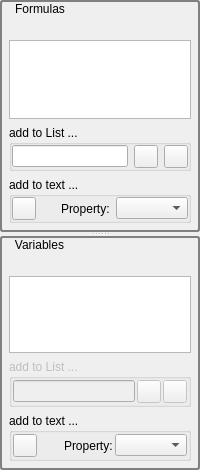
<?xml version="1.0" encoding="UTF-8"?>
<ui version="4.0">
 <class>MathForm</class>
 <widget class="QWidget" name="MathForm">
  <property name="geometry">
   <rect>
    <x>0</x>
    <y>0</y>
    <width>200</width>
    <height>470</height>
   </rect>
  </property>
  <property name="windowTitle">
   <string>MathForm</string>
  </property>
  <layout class="QGridLayout" name="gridLayout_3">
   <property name="leftMargin">
    <number>0</number>
   </property>
   <property name="topMargin">
    <number>0</number>
   </property>
   <property name="rightMargin">
    <number>0</number>
   </property>
   <property name="bottomMargin">
    <number>0</number>
   </property>
   <property name="spacing">
    <number>0</number>
   </property>
   <item row="0" column="0">
    <widget class="QSplitter" name="splitter">
     <property name="orientation">
      <enum>Qt::Vertical</enum>
     </property>
     <widget class="QGroupBox" name="groupBox_Formulas">
      <property name="sizePolicy">
       <sizepolicy hsizetype="Preferred" vsizetype="Ignored">
        <horstretch>0</horstretch>
        <verstretch>0</verstretch>
       </sizepolicy>
      </property>
      <property name="styleSheet">
       <string notr="true">QGroupBox#groupBox_Formulas
{ 
     border: 2px solid gray; 
     border-radius: 3px; 
 } 
QGroupBox#groupBox_Formulas::title { 
    background-color: transparent;
     subcontrol-position: top left; /* position at the top left*/ 
     padding:2 13px;
 } </string>
      </property>
      <property name="title">
       <string>Formulas</string>
      </property>
      <layout class="QVBoxLayout" name="verticalLayout_6">
       <property name="spacing">
        <number>6</number>
       </property>
       <property name="leftMargin">
        <number>6</number>
       </property>
       <property name="topMargin">
        <number>20</number>
       </property>
       <property name="rightMargin">
        <number>6</number>
       </property>
       <property name="bottomMargin">
        <number>6</number>
       </property>
       <item>
        <widget class="QTableWidget" name="formulaTableWidget">
         <property name="sizePolicy">
          <sizepolicy hsizetype="Ignored" vsizetype="Preferred">
           <horstretch>0</horstretch>
           <verstretch>0</verstretch>
          </sizepolicy>
         </property>
         <property name="selectionMode">
          <enum>QAbstractItemView::SingleSelection</enum>
         </property>
        </widget>
       </item>
       <item>
        <widget class="QGroupBox" name="groupBox_5">
         <property name="sizePolicy">
          <sizepolicy hsizetype="Preferred" vsizetype="Fixed">
           <horstretch>0</horstretch>
           <verstretch>0</verstretch>
          </sizepolicy>
         </property>
         <property name="title">
          <string>add to List ...</string>
         </property>
         <layout class="QVBoxLayout" name="verticalLayout_5">
          <property name="leftMargin">
           <number>0</number>
          </property>
          <property name="topMargin">
           <number>0</number>
          </property>
          <property name="rightMargin">
           <number>0</number>
          </property>
          <property name="bottomMargin">
           <number>0</number>
          </property>
          <item>
           <layout class="QGridLayout" name="gridLayout_2">
            <item row="0" column="0">
             <widget class="QLineEdit" name="lineEditFormulas"/>
            </item>
            <item row="0" column="1">
             <widget class="QToolButton" name="toolButtonAddFormula">
              <property name="maximumSize">
               <size>
                <width>25</width>
                <height>25</height>
               </size>
              </property>
              <property name="text">
               <string/>
              </property>
              <property name="icon">
               <iconset resource="../../Resources/icons.qrc">
                <normaloff>:/images_and_icons/list-add.png</normaloff>:/images_and_icons/list-add.png</iconset>
              </property>
             </widget>
            </item>
            <item row="0" column="2">
             <widget class="QToolButton" name="toolButtonRemoveFormula">
              <property name="maximumSize">
               <size>
                <width>25</width>
                <height>25</height>
               </size>
              </property>
              <property name="text">
               <string/>
              </property>
              <property name="icon">
               <iconset resource="../../Resources/icons.qrc">
                <normaloff>:/images_and_icons/list-remove.png</normaloff>:/images_and_icons/list-remove.png</iconset>
              </property>
             </widget>
            </item>
           </layout>
          </item>
         </layout>
        </widget>
       </item>
       <item>
        <widget class="QGroupBox" name="groupBox_6">
         <property name="sizePolicy">
          <sizepolicy hsizetype="Preferred" vsizetype="Fixed">
           <horstretch>0</horstretch>
           <verstretch>0</verstretch>
          </sizepolicy>
         </property>
         <property name="title">
          <string>add to text ...</string>
         </property>
         <layout class="QVBoxLayout" name="verticalLayout">
          <property name="leftMargin">
           <number>0</number>
          </property>
          <property name="topMargin">
           <number>0</number>
          </property>
          <property name="rightMargin">
           <number>0</number>
          </property>
          <property name="bottomMargin">
           <number>0</number>
          </property>
          <item>
           <layout class="QGridLayout" name="gridLayout_5">
            <item row="0" column="0">
             <widget class="QToolButton" name="toolButton_addFormulaToText">
              <property name="text">
               <string/>
              </property>
              <property name="icon">
               <iconset resource="../../Resources/icons.qrc">
                <normaloff>:/images_and_icons/arrow-left.png</normaloff>:/images_and_icons/arrow-left.png</iconset>
              </property>
             </widget>
            </item>
            <item row="0" column="1">
             <spacer name="horizontalSpacer_2">
              <property name="orientation">
               <enum>Qt::Horizontal</enum>
              </property>
              <property name="sizeHint" stdset="0">
               <size>
                <width>170</width>
                <height>20</height>
               </size>
              </property>
             </spacer>
            </item>
            <item row="0" column="2">
             <widget class="QLabel" name="label_2">
              <property name="text">
               <string>Property:</string>
              </property>
             </widget>
            </item>
            <item row="0" column="3">
             <widget class="QComboBox" name="comboBox_FormulaProperty"/>
            </item>
           </layout>
          </item>
         </layout>
        </widget>
       </item>
      </layout>
     </widget>
     <widget class="QGroupBox" name="groupBox_Variables">
      <property name="sizePolicy">
       <sizepolicy hsizetype="Preferred" vsizetype="Ignored">
        <horstretch>0</horstretch>
        <verstretch>0</verstretch>
       </sizepolicy>
      </property>
      <property name="styleSheet">
       <string notr="true">QGroupBox#groupBox_Variables
{ 
     border: 2px solid gray; 
     border-radius: 3px; 
 } 
QGroupBox#groupBox_Variables::title { 
    background-color: transparent;
     subcontrol-position: top left; /* position at the top left*/ 
     padding:2 13px;
 } </string>
      </property>
      <property name="title">
       <string>Variables</string>
      </property>
      <layout class="QVBoxLayout" name="verticalLayout_4">
       <property name="spacing">
        <number>6</number>
       </property>
       <property name="leftMargin">
        <number>6</number>
       </property>
       <property name="topMargin">
        <number>20</number>
       </property>
       <property name="rightMargin">
        <number>6</number>
       </property>
       <property name="bottomMargin">
        <number>6</number>
       </property>
       <item>
        <widget class="QTableWidget" name="variableTableWidget">
         <property name="sizePolicy">
          <sizepolicy hsizetype="Ignored" vsizetype="Preferred">
           <horstretch>0</horstretch>
           <verstretch>0</verstretch>
          </sizepolicy>
         </property>
         <property name="selectionMode">
          <enum>QAbstractItemView::SingleSelection</enum>
         </property>
        </widget>
       </item>
       <item>
        <widget class="QGroupBox" name="groupBox_4">
         <property name="enabled">
          <bool>false</bool>
         </property>
         <property name="sizePolicy">
          <sizepolicy hsizetype="Preferred" vsizetype="Fixed">
           <horstretch>0</horstretch>
           <verstretch>0</verstretch>
          </sizepolicy>
         </property>
         <property name="title">
          <string>add to List ...</string>
         </property>
         <layout class="QVBoxLayout" name="verticalLayout_2">
          <property name="spacing">
           <number>1</number>
          </property>
          <property name="leftMargin">
           <number>1</number>
          </property>
          <property name="topMargin">
           <number>1</number>
          </property>
          <property name="rightMargin">
           <number>1</number>
          </property>
          <property name="bottomMargin">
           <number>1</number>
          </property>
          <item>
           <layout class="QGridLayout" name="gridLayout">
            <property name="spacing">
             <number>2</number>
            </property>
            <item row="0" column="0">
             <widget class="QLineEdit" name="lineEditVariables"/>
            </item>
            <item row="0" column="1">
             <widget class="QToolButton" name="toolButtonAddVariable">
              <property name="maximumSize">
               <size>
                <width>25</width>
                <height>25</height>
               </size>
              </property>
              <property name="text">
               <string/>
              </property>
              <property name="icon">
               <iconset resource="../../Resources/icons.qrc">
                <normaloff>:/images_and_icons/list-add.png</normaloff>:/images_and_icons/list-add.png</iconset>
              </property>
             </widget>
            </item>
            <item row="0" column="2">
             <widget class="QToolButton" name="toolButtonRemoveVariable">
              <property name="maximumSize">
               <size>
                <width>25</width>
                <height>25</height>
               </size>
              </property>
              <property name="text">
               <string/>
              </property>
              <property name="icon">
               <iconset resource="../../Resources/icons.qrc">
                <normaloff>:/images_and_icons/list-remove.png</normaloff>:/images_and_icons/list-remove.png</iconset>
              </property>
             </widget>
            </item>
           </layout>
          </item>
         </layout>
        </widget>
       </item>
       <item>
        <widget class="QGroupBox" name="groupBox_3">
         <property name="sizePolicy">
          <sizepolicy hsizetype="Preferred" vsizetype="Fixed">
           <horstretch>0</horstretch>
           <verstretch>0</verstretch>
          </sizepolicy>
         </property>
         <property name="title">
          <string>add to text ...</string>
         </property>
         <layout class="QVBoxLayout" name="verticalLayout_3">
          <property name="spacing">
           <number>2</number>
          </property>
          <property name="leftMargin">
           <number>1</number>
          </property>
          <property name="topMargin">
           <number>1</number>
          </property>
          <property name="rightMargin">
           <number>1</number>
          </property>
          <property name="bottomMargin">
           <number>1</number>
          </property>
          <item>
           <layout class="QGridLayout" name="gridLayout_4">
            <item row="0" column="0">
             <widget class="QToolButton" name="toolButton_addVariableToText">
              <property name="text">
               <string/>
              </property>
              <property name="icon">
               <iconset resource="../../Resources/icons.qrc">
                <normaloff>:/images_and_icons/arrow-left.png</normaloff>:/images_and_icons/arrow-left.png</iconset>
              </property>
             </widget>
            </item>
            <item row="0" column="1">
             <spacer name="horizontalSpacer">
              <property name="orientation">
               <enum>Qt::Horizontal</enum>
              </property>
              <property name="sizeHint" stdset="0">
               <size>
                <width>40</width>
                <height>20</height>
               </size>
              </property>
             </spacer>
            </item>
            <item row="0" column="2">
             <widget class="QLabel" name="label">
              <property name="text">
               <string>Property:</string>
              </property>
             </widget>
            </item>
            <item row="0" column="3">
             <widget class="QComboBox" name="comboBox_VariableProperty"/>
            </item>
           </layout>
          </item>
         </layout>
        </widget>
       </item>
      </layout>
     </widget>
    </widget>
   </item>
  </layout>
 </widget>
 <resources>
  <include location="../../Resources/icons.qrc"/>
 </resources>
 <connections/>
</ui>
